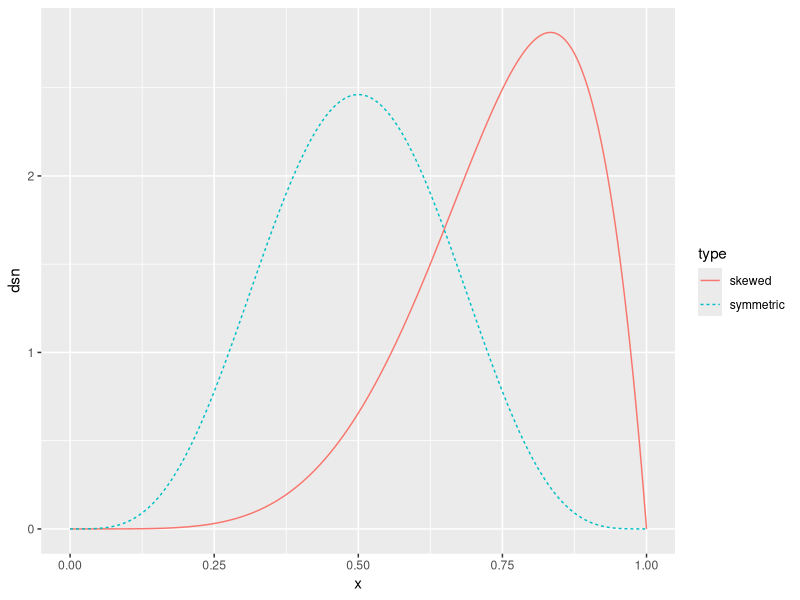
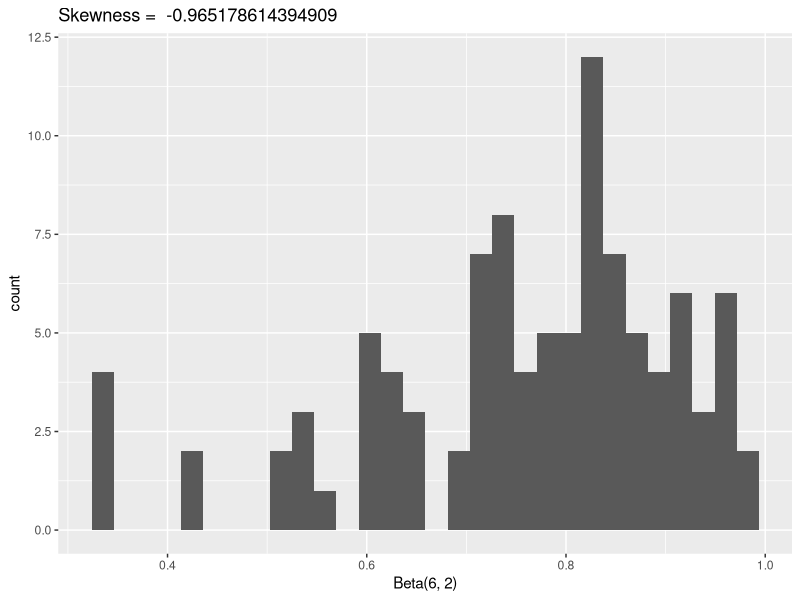
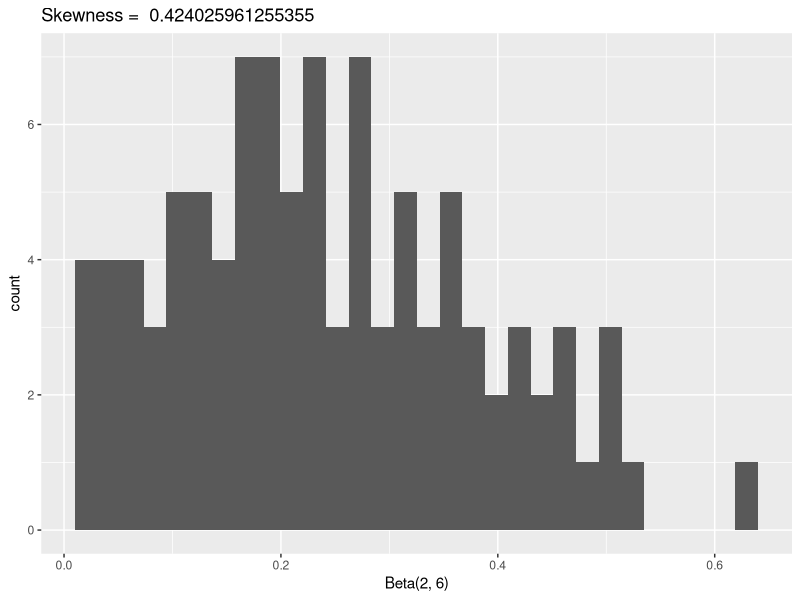
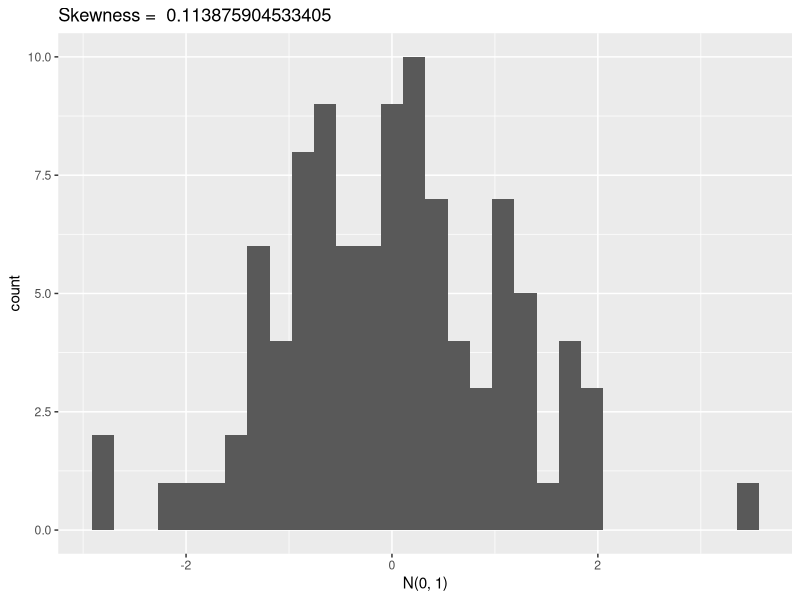
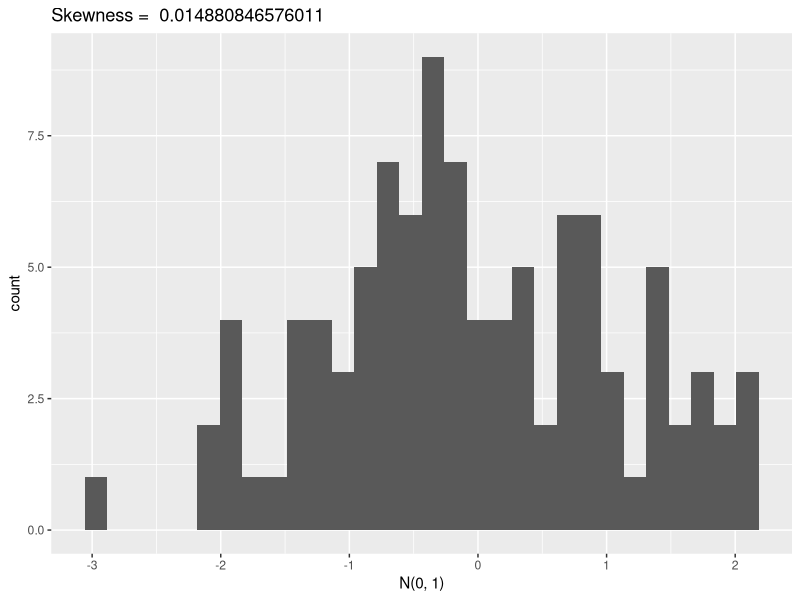

Here is the R script that generated these plots, in order:
## ---------------------------
library(tidyverse)

# compare a symmetric and skewed distribution
data.frame(x = seq(0, 1, length.out = 1000)) %>%
  mutate(skewed = dbeta(x, 6, 2),
         symmetric = dbeta(x, 5, 5)) %>%
  gather(type, dsn, -x) %>%
  ggplot() +
  geom_line(aes(x, dsn, colour = type, lty = type))

## write a skewness function based on a sample x
## x is a numeric vector
skew <- function(x) {
  x_bar <- mean(x)
  mean((x - x_bar)^3)/mean((x - x_bar)^2)^(3/2)
}

## check skewness of some samples
n <- 100
a1 <- rbeta(n, 6, 2)
a2 <- rbeta(n, 2, 6)

## two symmetric samples
b1 <- rnorm(n)
b2 <- rnorm(n)

## fill in the skewness values
ggplot() + geom_histogram(aes(a1)) + xlab("Beta(6, 2)") + ggtitle(paste("Skewness = ", skew(a1)))
ggplot() + geom_histogram(aes(a2)) + xlab("Beta(2, 6)") + ggtitle(paste("Skewness = ", skew(a2)))
ggplot() + geom_histogram(aes(b1)) + xlab("N(0, 1)") + ggtitle(paste("Skewness = ", skew(b1)))
ggplot() + geom_histogram(aes(b2)) + xlab("N(0, 1)") + ggtitle(paste("Skewness = ", skew(b2)))


## ------------------------------------------------------------------------
## Assess the P(Type I Error) for alpha = .05, n = 10, 20, 30, 50, 100, 500
empirical_type_i <- function(n, m, alpha, sampling_function) {
  indicator <- rep(NA, m) 
  for(i in seq_len(m)) {
    x <- sampling_function(n)
    T_star <- skew(x)/sqrt(6/n)
    indicator[i] <- abs(T_star) >= qnorm(1 - alpha/2)
  }
  mean(indicator)
}

sample_normal <- function(n) {
  rnorm(n)
}

sample_beta <- function(n) {
  rbeta(n, 20, 20)
}

empirical_type_i(10, 1000, .05, sample_normal)
empirical_type_i(20, 1000, .05, sample_normal)
empirical_type_i(30, 1000, .05, sample_normal)
empirical_type_i(50, 1000, .05, sample_normal)
empirical_type_i(100, 1000, .05, sample_normal)
empirical_type_i(500, 1000, .05, sample_normal)

empirical_type_i(10, 1000, .05, sample_beta)
empirical_type_i(20, 1000, .05, sample_beta)
empirical_type_i(30, 1000, .05, sample_beta)
empirical_type_i(50, 1000, .05, sample_beta)
empirical_type_i(100, 1000, .05, sample_beta)
empirical_type_i(2000, 1000, .05, sample_beta)



## Assess the Type I error rate of a skewness test using the finite sample correction variance.
empirical_type_i_finite <- function(n, m, alpha, sampling_function) {
  indicator <- rep(NA, m) 
  for(i in seq_len(m)) {
    x <- sampling_function(n)
    T_star <- skew(x)/sqrt((6*(n - 2))/((n + 1)*(n + 3)))
    indicator[i] <- abs(T_star) >= qnorm(1 - alpha/2)
  }
  mean(indicator)
}

empirical_type_i_finite(10, 1000, .05, sample_normal)
empirical_type_i_finite(20, 1000, .05, sample_normal)
empirical_type_i_finite(30, 1000, .05, sample_normal)
empirical_type_i_finite(50, 1000, .05, sample_normal)
empirical_type_i_finite(100, 1000, .05, sample_normal)
empirical_type_i_finite(500, 1000, .05, sample_normal)

empirical_type_i_finite(10, 1000, .05, sample_beta)
empirical_type_i_finite(20, 1000, .05, sample_beta)
empirical_type_i_finite(30, 1000, .05, sample_beta)
empirical_type_i_finite(50, 1000, .05, sample_beta)
empirical_type_i_finite(100, 1000, .05, sample_beta)
empirical_type_i_finite(2000, 1000, .05, sample_beta)
